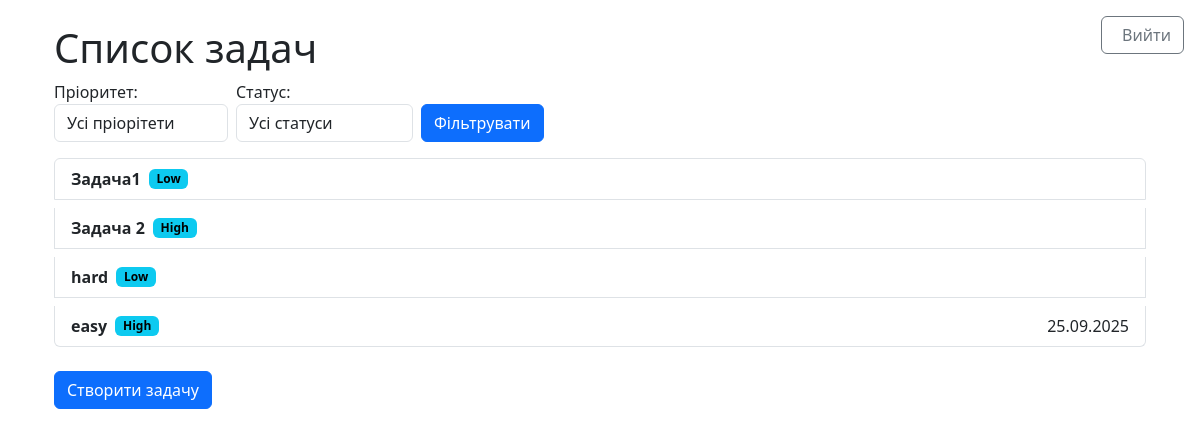
The app's page / (signed in) with its own data.
### taskapp/models.py (models this page shows, shortened)
class Task(models.Model):
    PRIORITY_CHOICES = [
        ("Low", "Низький пріорітет"),
        ("Medium", "Середній пріорітет"),
        ("High", "Високий пріорітет"),
    ]
    STATUS_CHOICES = [
        ("Pending", "Потрібно виконати"),
        ("In-progress", "В процесі"),
        ("Done", "Виконано"),
    ]
    name = models.CharField(max_length=100, verbose_name="Назва задачі")
    description = models.TextField(blank=True, null=True, verbose_name="Опис")
    priority = models.CharField(max_length=30,choices=PRIORITY_CHOICES, default="Low", verbose_name="Пріорітет")
    status = models.CharField(max_length=30, choices=STATUS_CHOICES, default="Pending", verbose_name="Cтатус")
    deadline = models.DateTimeField(null=True, blank=True, verbose_name="Термін виконання")
    user = models.ForeignKey(User, on_delete=models.CASCADE, verbose_name="Користувач")
    created_at = models.DateTimeField(auto_now_add=True, verbose_name="Дата створення")
    file = models.FileField(upload_to="task_files/", null=True, blank=True, verbose_name="Файл")

### taskapp/views.py (the view)
# urls.py: path('', views.TaskListView.as_view(), name='task_list'),
class TaskListView(LoginRequiredMixin, ListView):
    model = Task
    template_name = 'task_list.html'
    context_object_name = 'tasks'
    def get_queryset(self):
        task_list = Task.objects.filter(user = self.request.user).all()
        status = self.request.GET.get('status', '')
        priority = self.request.GET.get('priority', '')
        if status:
            task_list = task_list.filter(status=status)
        if priority:
            task_list = task_list.filter(priority=priority)
        return task_list
    def get_context_data(self, **kwargs):
        context = super().get_context_data(**kwargs)
        context['filter_form'] = FilterForm(self.request.GET)
        return context

### taskapp/forms.py
class FilterForm(forms.Form):
    PRIORITY_CHOICES = [
        ("", "Усі пріорітети"),
        ("Low", "Низький пріорітет"),
        ("Medium", "Середній пріорітет"),
        ("High", "Високий пріорітет"),
    ]
    STATUS_CHOICES = [
        ("", "Усі статуси"),
        ("Pending", "Потрібно виконати"),
        ("In-progress", "В процесі"),
        ("Done", "Виконано"),
    ]
    priority = forms.ChoiceField(choices=PRIORITY_CHOICES, label='Пріоритет', required=False)
    status = forms.ChoiceField(choices=STATUS_CHOICES, label='Статус', required=False)
    def __init__(self, *args, **kwargs):
        super().__init__(*args, **kwargs)
        for field in self.fields:
            self.fields[field].widget.attrs.update({'class': 'form-control mb-2', })

### templates/task_list.html (shortened to what this page needs)
{% extends 'base.html' %}
{% block content %}
<div class="container">
    <h1>Список задач</h1>
    <form method="get" class="d-flex align-items-center gap-2">
        {{filter_form.as_div}}
        <button type="submit" class="btn btn-primary mt-3">
            Фільтрувати
        </button>
    </form>
    <div class="list-group">
        {% for task in tasks %}
            <a href="{% url 'task_update' task.id %}" class="gap-2 align-items-center d-flex list-group-item list-group-item-action mt-2">
                <b>{{ task.name }}</b>
                <span class="badge text-bg-info">{{ task.priority }}</span>
                {% if task.deadline %}
                    <span class="ms-auto">{{ task.deadline|date:"d.m.Y" }}</span>
                {% else %}
                    <i class="ms-auto bi bi-calendar2-x-fill"></i>
                {% endif %}
            </a>
        {% endfor %}
    </div>
    <a href="{% url 'task_create' %}" class="btn btn-primary mt-4">Створити задачу</a>
</div>
{% endblock content %}

### records on screen
Task: name "Задача1", priority "Low"
Task: name "Задача 2", priority "High"
Task: name "hard", priority "Low"
Task: name "easy", priority "High", deadline "25.09.2025"
